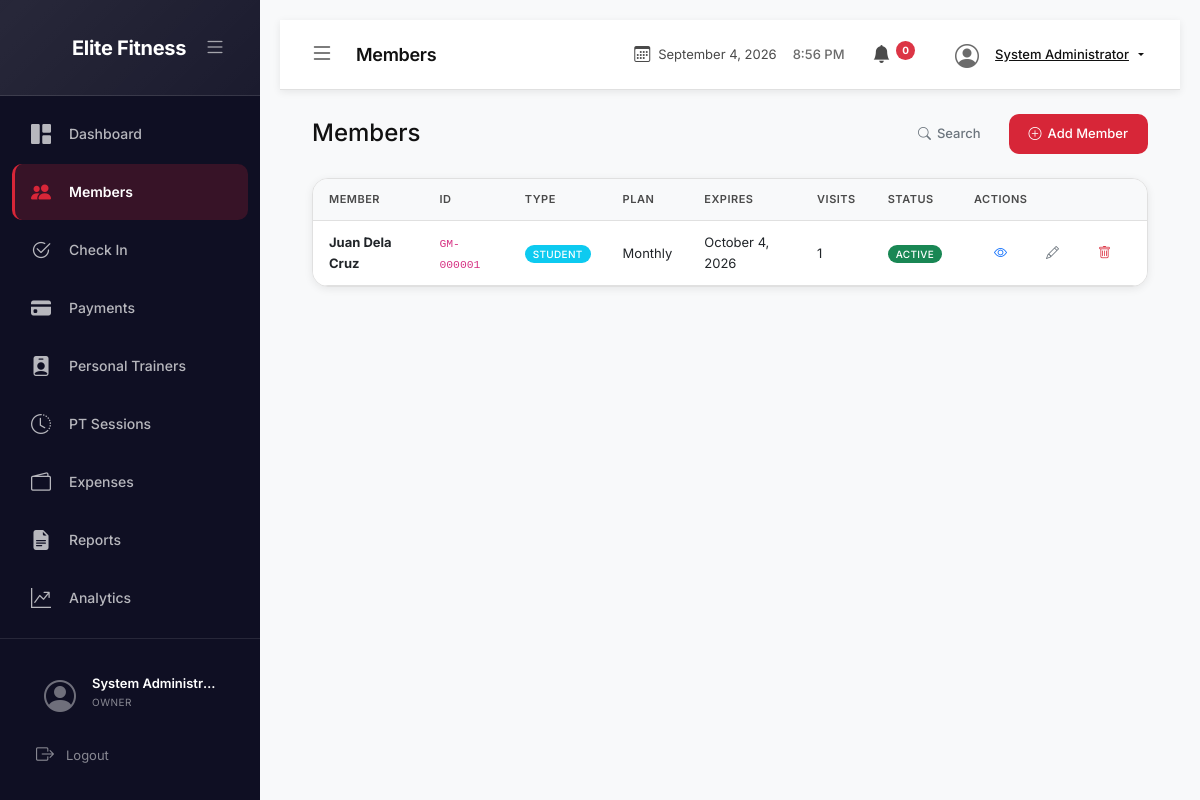
Screenshot of /members/index.php (signed in) with the database file from the repository.
### tables this page shows
CREATE TABLE member_memberships (
    membership_id INT PRIMARY KEY AUTO_INCREMENT,
    member_id INT NOT NULL,
    plan_id INT NOT NULL,
    customer_type ENUM('student', 'regular') NOT NULL,
    start_date DATE NOT NULL,
    expiration_date DATE NOT NULL,
    price DECIMAL(10,2) NOT NULL,
    discount DECIMAL(10,2) DEFAULT 0.00,
    amount_paid DECIMAL(10,2) NOT NULL,
    balance DECIMAL(10,2) DEFAULT 0.00,
    status ENUM('active', 'expired', 'cancelled', 'suspended') DEFAULT 'active',
    created_by INT,
    created_at TIMESTAMP DEFAULT CURRENT_TIMESTAMP,
    updated_at TIMESTAMP DEFAULT CURRENT_TIMESTAMP ON UPDATE CURRENT_TIMESTAMP,
    FOREIGN KEY (member_id) REFERENCES members(member_id) ON DELETE CASCADE,
    FOREIGN KEY (plan_id) REFERENCES membership_plans(plan_id),
    FOREIGN KEY (created_by) REFERENCES users(user_id) ON DELETE SET NULL,
    INDEX idx_member (member_id),
    INDEX idx_plan (plan_id),
    INDEX idx_status (status),
    INDEX idx_expiration (expiration_date),
    INDEX idx_start_date (start_date)
);

CREATE TABLE members (
    member_id INT PRIMARY KEY AUTO_INCREMENT,
    member_number VARCHAR(20) UNIQUE NOT NULL,
    first_name VARCHAR(50) NOT NULL,
    middle_name VARCHAR(50),
    last_name VARCHAR(50) NOT NULL,
    suffix VARCHAR(10),
    date_of_birth DATE,
    gender ENUM('male', 'female', 'other'),
    contact_number VARCHAR(20) NOT NULL,
    email VARCHAR(100),
    address TEXT,
    emergency_contact_name VARCHAR(100),
    emergency_contact_number VARCHAR(20),
    profile_image VARCHAR(255),
    qr_code VARCHAR(255),
    customer_type ENUM('student', 'regular') NOT NULL,
    status ENUM('active', 'suspended', 'cancelled') DEFAULT 'active',
    notes TEXT,
    created_by INT,
    created_at TIMESTAMP DEFAULT CURRENT_TIMESTAMP,
    updated_at TIMESTAMP DEFAULT CURRENT_TIMESTAMP ON UPDATE CURRENT_TIMESTAMP,
    FOREIGN KEY (created_by) REFERENCES users(user_id) ON DELETE SET NULL,
    INDEX idx_member_number (member_number),
    INDEX idx_status (status),
    INDEX idx_customer_type (customer_type),
    INDEX idx_name (last_name, first_name)
);

CREATE TABLE membership_plans (
    plan_id INT PRIMARY KEY AUTO_INCREMENT,
    plan_name VARCHAR(50) NOT NULL,
    duration_days INT NOT NULL,
    student_price DECIMAL(10,2) NOT NULL,
    regular_price DECIMAL(10,2) NOT NULL,
    description TEXT,
    is_active BOOLEAN DEFAULT TRUE,
    display_order INT DEFAULT 0,
    created_at TIMESTAMP DEFAULT CURRENT_TIMESTAMP,
    updated_at TIMESTAMP DEFAULT CURRENT_TIMESTAMP ON UPDATE CURRENT_TIMESTAMP,
    INDEX idx_active (is_active),
    INDEX idx_display_order (display_order)
);

### includes/permissions.php (called while the page is built, shortened)
<?php
function isOwner() {
    return isset($_SESSION['role']) && $_SESSION['role'] === ROLE_OWNER;
}
function isStaff() {
    return isOwner() || isFrontDesk();
}
?>

### includes/functions.php (called while the page is built, shortened)
<?php
function formatDate($date, $format = null) {
    if ($format === null) $format = defined('DISPLAY_DATE_FORMAT') ? DISPLAY_DATE_FORMAT : 'F j, Y';
    try {
        $datetime = new DateTime($date);
        return $datetime->format($format);
    } catch (Exception $e) {
        return $date;
    }
}
function daysDifference($date1, $date2) {
    $datetime1 = new DateTime($date1);
    $datetime2 = new DateTime($date2);
    return $datetime1->diff($datetime2)->days;
}
function isDatePast($date) {
    $now = new DateTime();
    $checkDate = new DateTime($date);
    return $checkDate < $now;
}
?>

### members/index.php (the view, shortened to what this page needs)
<?php
require_once '../config/config.php';
$search = isset($_GET['search']) ? sanitize($_GET['search']) : '';
$page = isset($_GET['page']) ? (int)$_GET['page'] : 1;
$limit = ITEMS_PER_PAGE;
$offset = ($page - 1) * $limit;
$where_conditions = [];
$params = [];
$where_clause = !empty($where_conditions) ? 'WHERE ' . implode(' AND ', $where_conditions) : '';
try {
    $sql = "SELECT m.*,
            mm.membership_id, mm.plan_id, mm.start_date, mm.expiration_date, mm.status as membership_status,
            mp.plan_name,
            (SELECT COUNT(*) FROM attendance a WHERE a.member_id = m.member_id) as total_visits
            FROM members m
            LEFT JOIN member_memberships mm ON m.member_id = mm.member_id AND mm.status = 'active'
            LEFT JOIN membership_plans mp ON mm.plan_id = mp.plan_id
            $where_clause
            ORDER BY m.created_at DESC
            LIMIT ? OFFSET ?";
    $params[] = $limit;
    $params[] = $offset;
    $stmt = $pdo->prepare($sql);
    $stmt->execute($params);
    $members = $stmt->fetchAll();
} catch (PDOException $e) {
    error_log('Member list error: ' . $e->getMessage());
    $members = [];
}
include '../includes/header.php';
?>
<body>
    <div class="app-container">
        <?php include '../includes/sidebar.php'; ?>
        <div class="main-content">
            <?php include '../includes/navbar.php'; ?>
            <div class="content-wrapper">
                <div class="d-flex flex-wrap align-items-center justify-content-between mb-4">
                    <h4 class="mb-0">Members</h4>
                    <div class="d-flex gap-2">
                        <button class="btn btn-outline-secondary" type="button" data-bs-toggle="collapse" data-bs-target="#searchCollapse">
                            <i class="bi bi-search"></i> Search
                        </button>
                        <?php if (isStaff()): ?>
                        <a href="add.php" class="btn btn-primary">
                            <i class="bi bi-plus-circle"></i> Add Member
                        </a>
                        <?php endif; ?>
                    </div>
                </div>
                <div class="card modern-card">
                    <div class="card-body p-0">
                        <div class="table-responsive">
                            <table class="table table-hover mb-0">
                                <thead>
                                    <tr>
                                        <th>Member</th>
                                        <th>ID</th>
                                        <th>Type</th>
                                        <th>Plan</th>
                                        <th>Expires</th>
                                        <th>Visits</th>
                                        <th>Status</th>
                                        <th>Actions</th>
                                    </tr>
                                </thead>
                                <tbody>
                                    <?php if (empty($members)): ?>
                                    <tr>
                                        <td colspan="8" class="text-center text-muted py-4">
                                            <i class="bi bi-people" style="font-size: 32px; display: block; margin-bottom: 8px;"></i>
                                            No members found.
                                            <?php if (!empty($search)): ?>
                                            <br>Try adjusting your search criteria.
                                            <?php else: ?>
                                            <br><a href="add.php" class="btn btn-primary btn-sm mt-2">Add Your First Member</a>
                                            <?php endif; ?>
                                        </td>
                                    </tr>
                                    <?php else: ?>
                                        <?php foreach ($members as $member): ?>
                                        <?php
                                        $membership_status = $member['membership_status'] ?? 'no_membership';
                                        $is_expired = !empty($member['expiration_date']) && isDatePast($member['expiration_date']);
                                        $expiring_soon = !empty($member['expiration_date']) && !$is_expired && daysDifference(date('Y-m-d'), $member['expiration_date']) <= 7;
                                        ?>
                                        <tr>
                                            <td>
                                                <strong><?php echo htmlspecialchars($member['first_name'] . ' ' . $member['last_name']); ?></strong>
                                            </td>
                                            <td><code><?php echo htmlspecialchars($member['member_number']); ?></code></td>
                                            <td>
                                                <span class="badge <?php echo $member['customer_type'] === 'student' ? 'bg-info' : 'bg-secondary'; ?>">
                                                    <?php echo ucfirst($member['customer_type']); ?>
                                                </span>
                                            </td>
                                            <td><?php echo htmlspecialchars($member['plan_name'] ?? 'No Plan'); ?></td>
                                            <td>
                                                <?php if (!empty($member['expiration_date'])): ?>
                                                    <?php if ($is_expired): ?>
                                                        <span class="text-danger">Expired</span>
                                                        <br><small><?php echo formatDate($member['expiration_date']); ?></small>
                                                    <?php elseif ($expiring_soon): ?>
                                                        <span class="text-warning"><?php echo formatDate($member['expiration_date']); ?></span>
                                                        <br><small class="text-warning">(<?php echo daysDifference(date('Y-m-d'), $member['expiration_date']); ?> days)</small>
                                                    <?php else: ?>
                                                        <?php echo formatDate($member['expiration_date']); ?>
                                                    <?php endif; ?>
                                                <?php else: ?>
                                                    <span class="text-muted">N/A</span>
                                                <?php endif; ?>
                                            </td>
                                            <td><?php echo number_format($member['total_visits'] ?? 0); ?></td>
                                            <td>
                                                <?php if ($membership_status === 'active' && !$is_expired): ?>
                                                    <span class="badge bg-success">Active</span>
                                                <?php elseif ($membership_status === 'active' && $is_expired): ?>
                                                    <span class="badge bg-danger">Expired</span>
                                                <?php elseif ($membership_status === 'active' && $expiring_soon): ?>
                                                    <span class="badge bg-warning text-dark">Expiring Soon</span>
                                                <?php elseif ($membership_status === 'suspended'): ?>
                                                    <span class="badge bg-warning text-dark">Suspended</span>
                                                <?php elseif ($membership_status === 'cancelled'): ?>
                                                    <span class="badge bg-secondary">Cancelled</span>
                                                <?php else: ?>
                                                    <span class="badge bg-secondary">No Membership</span>
                                                <?php endif; ?>
                                            </td>
                                            <td>
                                                <div class="btn-group btn-group-sm">
                                                    <a href="view.php?id=<?php echo $member['member_id']; ?>" class="btn btn-outline-primary" title="View">
                                                        <i class="bi bi-eye"></i>
                                                    </a>
                                                    <?php if (isStaff()): ?>
                                                    <a href="edit.php?id=<?php echo $member['member_id']; ?>" class="btn btn-outline-secondary" title="Edit">
                                                        <i class="bi bi-pencil"></i>
                                                    </a>
                                                    <?php endif; ?>
                                                    <?php if (isOwner()): ?>
                                                    <button class="btn btn-outline-danger" title="Delete" onclick="deleteMember(<?php echo $member['member_id']; ?>)">
                                                        <i class="bi bi-trash"></i>
                                                    </button>
                                                    <?php endif; ?>
                                                </div>
                                            </td>
                                        </tr>
                                        <?php endforeach; ?>
                                    <?php endif; ?>
                                </tbody>
                            </table>
                        </div>
                    </div>
                </div>
            </div>
            <?php include '../includes/footer.php'; ?>
</body>
</html>

### assets/css/style.css (style rules this page uses)
:root { --primary-dark: #0f0f23; --secondary-dark: #1a1a3b; --card-bg: #ffffff; --light-bg: #f8f9fa; --accent-color: #d72638; --accent-hover: #c01f30; --accent-gradient: linear-gradient(135deg, #d72638, #c01f30); --text-primary: #111111; --text-secondary: #4a4a4a; --text-light: #6b6b6b; --border-color: #e0e0e0; --border-light: #f0f0f0; --success-color: #28a745; --warning-color: #ffc107; --danger-color: #dc3545; --info-color: #17a2b8; --sidebar-width: 260px; --sidebar-collapsed: 70px; --navbar-height: 70px; --shadow-sm: 0 2px 8px rgba(0,0,0,0.08); --shadow-md: 0 4px 20px rgba(0,0,0,0.12); --shadow-lg: 0 12px 40px rgba(0,0,0,0.16); --shadow-inset: 0 2px 4px rgba(0,0,0,0.04); --radius-sm: 10px; --radius-md: 16px; --radius-lg: 20px; --radius-card: 12px; --transition: all 0.4s cubic-bezier(0.4, 0, 0.2, 1); --transition-fast: all 0.2s ease; }
* { margin: 0; padding: 0; box-sizing: border-box; }
body { font-family: 'Inter', 'Segoe UI', Roboto, sans-serif; background: var(--light-bg); color: var(--text-primary); overflow-x: hidden; line-height: 1.6; }
a { text-decoration: none; color: var(--accent-color); transition: var(--transition-fast); }
.app-container { display: flex; min-height: 100vh; overflow: hidden; }
.main-content { flex: 1; min-height: 100vh; padding: 20px; width: 100%; transition: var(--transition); position: relative; z-index: 100; margin-left: var(--sidebar-width); }
.content-wrapper { padding: 24px 32px; flex: 1; min-height: 0; }
.modern-card { border: 1px solid var(--border-color); border-radius: var(--radius-md); box-shadow: var(--shadow-sm); overflow: hidden; margin-bottom: 20px; background: #ffffff; transition: var(--transition); }
.modern-card .card-body { padding: 20px; }
.table { font-size: 13px; }
.table thead th { background: var(--light-bg); font-weight: 600; font-size: 11px; text-transform: uppercase; letter-spacing: 0.5px; color: var(--text-secondary); border-bottom: 1px solid var(--border-color); padding: 12px 16px; }
.table tbody td { padding: 11px 16px; vertical-align: middle; border-bottom: 1px solid var(--border-color); }
.table tbody tr { transition: var(--transition-fast); }
.table tbody .badge { padding: 4px 8px; font-size: 10px; }
.badge { font-weight: 500; padding: 4px 10px; border-radius: 20px; font-size: 11px; text-transform: uppercase; letter-spacing: 0.3px; }
.btn { display: inline-flex; align-items: center; justify-content: center; gap: 6px; padding: 10px 20px; border-radius: var(--radius-sm); font-size: 13px; font-weight: 500; cursor: pointer; border: none; transition: var(--transition-fast); }
.btn i { font-size: inherit; }
.btn-primary { background: var(--accent-color); color: #ffffff; }

### rows the page displays
member_memberships: member.last_name "Juan Dela Cruz", member.member_number "GM-000001", member.customer_type "STUDENT", plan.plan_name "Monthly", expiration_date "October 4, 2026", total_visits "1", status "ACTIVE"

### other values shown
$_SESSION['full_name'] "System Administr…"
$_SESSION['role'] "OWNER"
$page_title "Members"
$_SESSION['full_name'] "System Administrator"
